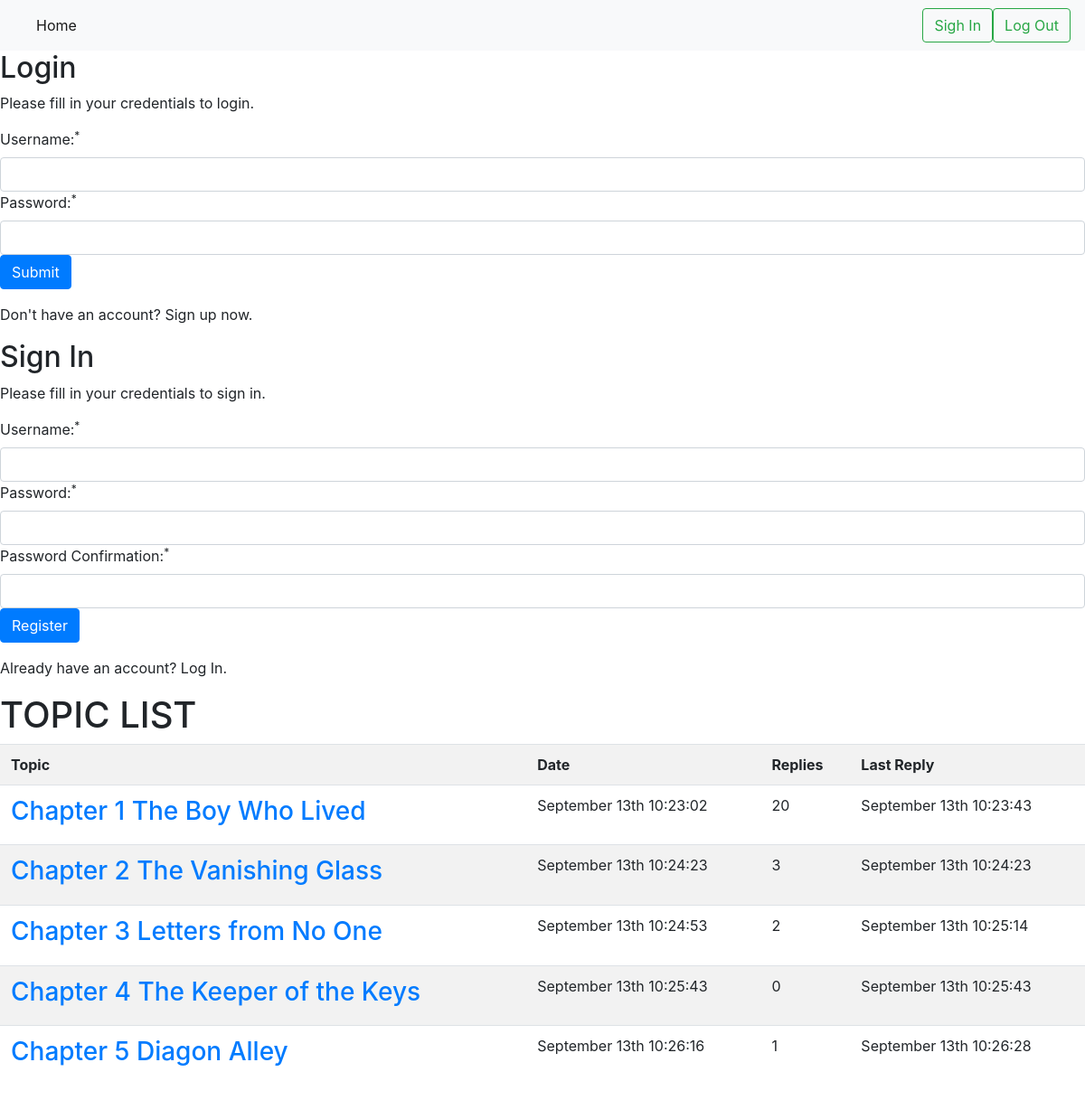
Before: / with the older database file.
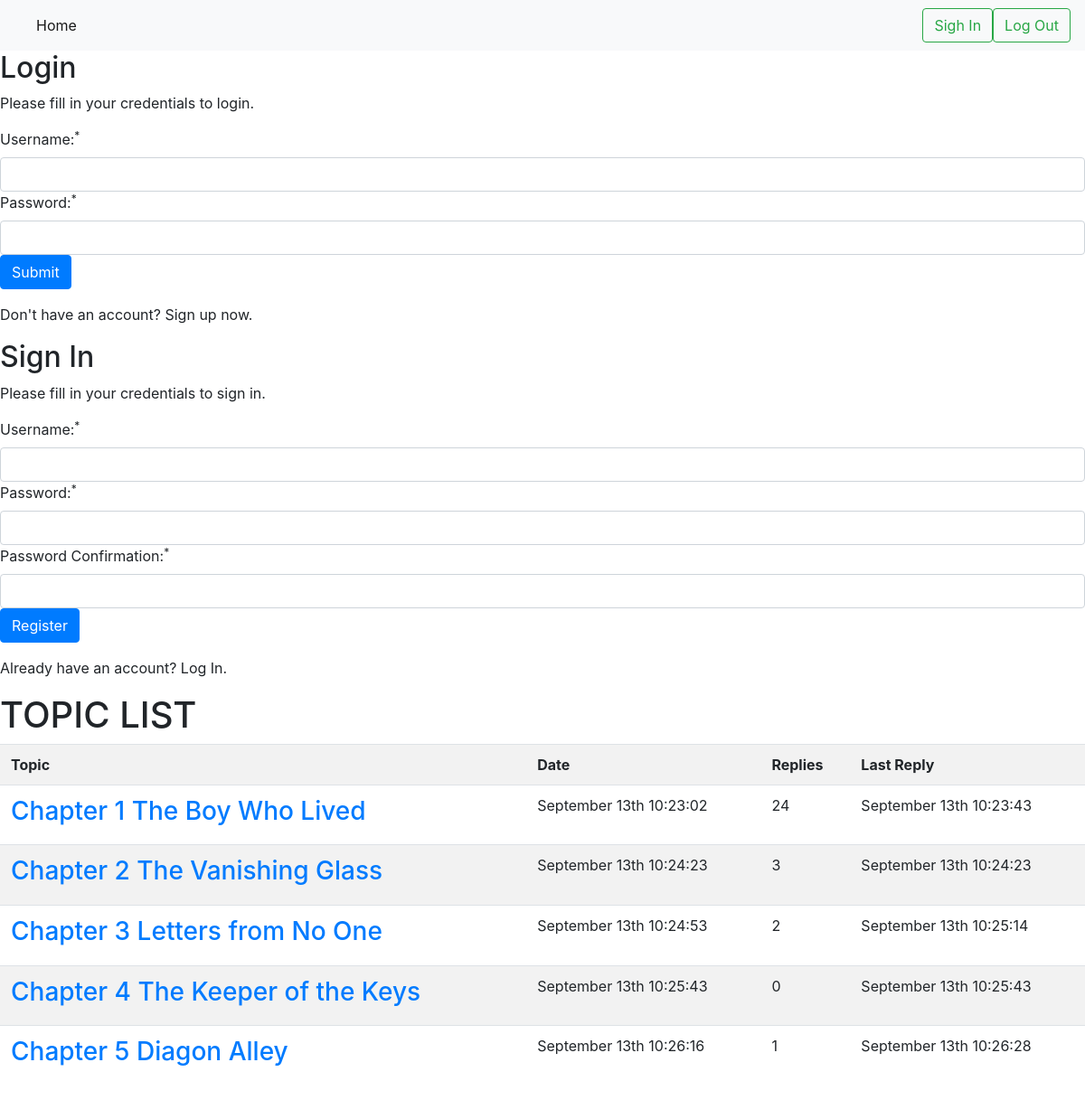
After: the same page with the newer database file.
### tables this page shows
CREATE TABLE IF NOT EXISTS `node` (
  `nodeid` int(10) unsigned NOT NULL AUTO_INCREMENT,
  `contenttypeid` smallint(6) NOT NULL,
  `publishdate` int(11) DEFAULT NULL,
  `title` varchar(512) DEFAULT NULL,
  `parentid` int(11) NOT NULL,
  `lastcontent` int(11) NOT NULL DEFAULT '0',
  `lastcontentid` int(11) NOT NULL DEFAULT '0',
  `userid` int(11) NOT NULL,
  PRIMARY KEY (`nodeid`)
);

### controllers/posts.php (called while the page is built)
<?php
class PostsController{
    public function all(){
        $topics = PostsModel::getAllPosts();
        require_once('views/posts.php');
    }
}

### models/posts.php (called while the page is built, shortened)
<?php
class PostsModel{
    public static function getAllPosts(){
        $db = DB::getInstance();
        $selectPosts = "SELECT nodeid AS post_node, publishdate, title, lastcontent, "
                . "(SELECT count(nodeid) FROM node WHERE parentid = post_node) AS postcount "
                . "FROM node WHERE `contenttypeid` = 22 GROUP BY nodeid";
        $quary = $db->query($selectPosts);
        $posts = $quary->fetchall(PDO::FETCH_ASSOC);
        return $posts;
    }
}

### views/posts.php (the view)
<?php global $sitePath; ?>
<div class="topics-header">
    <h1>TOPIC LIST</h1>
</div>
<div class="topics">
    <table class="table table-striped">
        <tbody>
            <tr>
                <th>Topic</th>
                <th>Date</th>
                <th>Replies</th>
                <th>Last Reply</th>
            </tr>
            <?php foreach($topics as $topic){ ?>
            <tr>
                <td><h3><a href="<?php echo $sitePath ?>/post/show/?id=<?php echo $topic["post_node"]; ?>"><?php echo $topic["title"]; ?></a></h3></td>
                <td><?php echo Date('F jS g:i:s', $topic["publishdate"]); ?></td>
                <td><?php echo $topic["postcount"]; ?></td>
                <td><?php echo Date('F jS g:i:s', $topic["lastcontent"]); ?></td>
            </tr>
            <?php } ?>
        </tbody>
    </table>
</div>

### routes.php (shortened to what this page needs)
<?php
$action = "all";
$controller = new $controllerName;
if(method_exists($controller, $action)){
    $controller->$action();
}

### index.php (shortened to what this page needs)
<?php
    $sitePath = "http://192.168.0.12/Ratchet-Cloud-PHP-Test-Task";
    require_once('routes.php');
    $html = ob_get_clean ();
?>
<DOCTYPE html>
<html lang="en">
    <head>
        <link rel="stylesheet" href="https://maxcdn.bootstrapcdn.com/bootstrap/4.0.0-beta/css/bootstrap.min.css">
        <link rel="stylesheet" type="text/css" href="<?php echo $sitePath ?>/css/site.css">
    </head>
  <body>
    <?php require_once('navbar.php'); ?>
    <?php require_once('loginModal.php'); ?>
    <div class="pageWrap">
      <?php echo $html; ?>
    </div>
  <body>
<html>

### navbar.php (shortened to what this page needs)
<nav class="navbar navbar-expand-lg navbar-light bg-light">
    <div class="collapse navbar-collapse" id="navbarSupportedContent">
        <ul class="navbar-nav mr-auto">
            <li class="nav-item active">
                <a class="nav-link" href="<?php echo $sitePath ?>">Home <span class="sr-only">(current)</span></a>
            </li>
        </ul>
        <?php if(isset($_SESSION['siteUsername']) && !empty($_SESSION['siteUsername'])){ ?>
            <span class="userName"> <?php echo $_SESSION['siteUsername']; ?></span>
            <a href="<?php echo $sitePath ?>?logOff=logOff"><button id="logOut" class="btn btn-outline-success my-2 my-sm-0">Log Out</button></a>
        <?php } else { ?>
                <button id="signIn" class="btn btn-outline-success my-2 my-sm-0">Sigh In</button>
                <a href="<?php echo $sitePath ?>?logOff=logOff"><button id="logOut" class="btn btn-outline-success my-2 my-sm-0 hidden">Log Out</button></a>
        <?php } ?>
    </div>
</nav>

### loginModal.php (shortened to what this page needs)
<div id="loginModal" class="hidden">
    <div id="loginWrap">
        <h2>Login</h2>
        <p>Please fill in your credentials to login.</p>
        <form id="loginForm" action="">
            <div class="">
                <label>Username:<sup>*</sup></label>
                <input id="logUserName" type="text" name="username"class="form-control" value="">
            </div>
            <div class="">
                <label>Password:<sup>*</sup></label>
                <input id="logPass" type="password" name="password" class="form-control">
            </div>
            <div class="form-group">
                <input type="submit" class="btn btn-primary" value="Submit">
            </div>
            <p>Don't have an account? <span id="signUp" class="link">Sign up now</span>.</p>
        </form>
    </div>
    <div id="signWrap" class="hidden">
        <h2>Sign In</h2>
        <p>Please fill in your credentials to sign in.</p>
        <form id="registerForm" action="">
            <div class="">
                <label>Username:<sup>*</sup></label>
                <input id="regUserName" type="text" name="username" class="form-control" value="">
            </div>
            <div class="">
                <label>Password:<sup>*</sup></label>
                <input id="regPass" type="password" name="password" class="form-control">
            </div>
            <div class="">
                <label>Password Confirmation:<sup>*</sup></label>
                <input id="passConf" type="password" name="password" class="form-control">
            </div>
            <div class="form-group">
                <input type="submit" class="btn btn-primary" value="Register">
            </div>
            <p>Already have an account? <span id="logIn" class="link">Log In</span>.</p>
        </form>
    </div>
</div>

Changed rows visible on the page:
changed node "Chapter 1 The Boy Who Lived": postcount "20" → "24"
